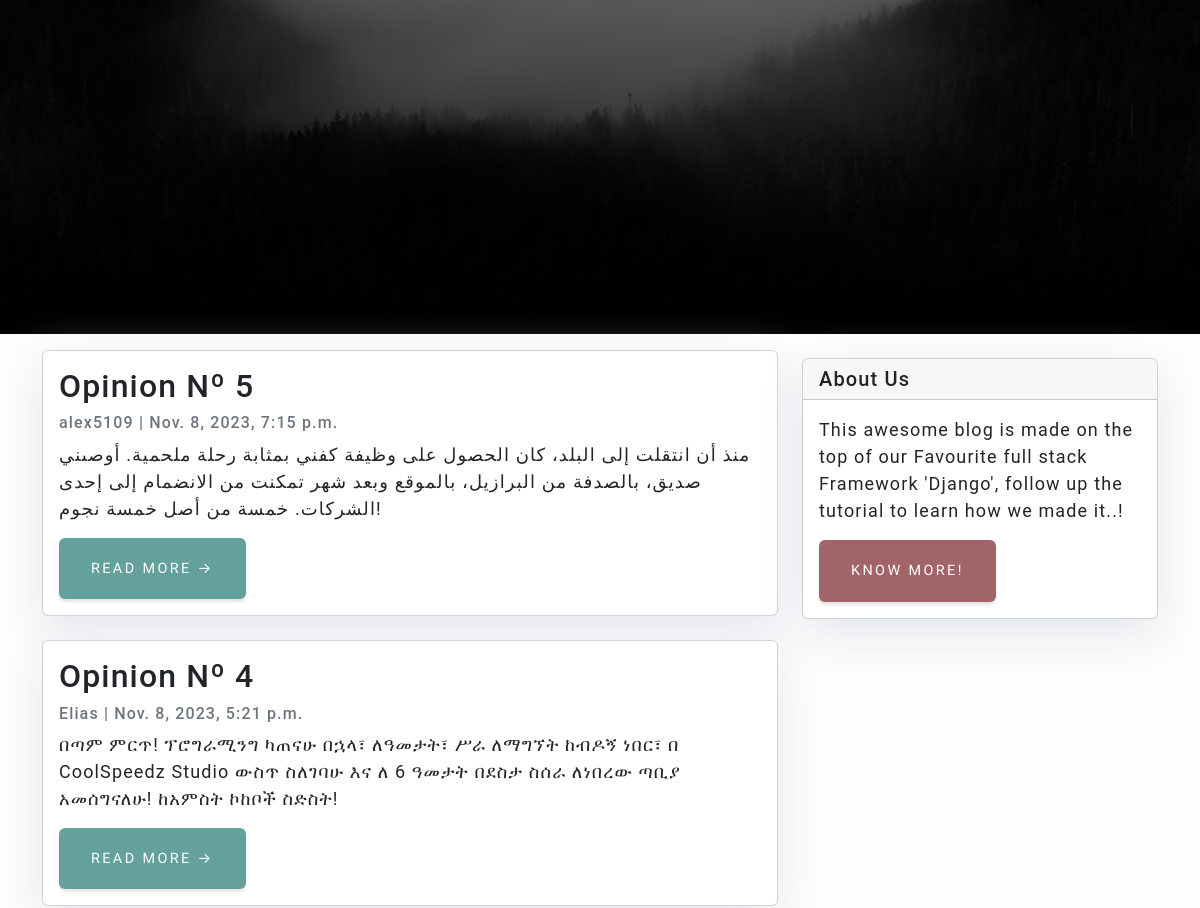
The app's page /miblog/blog/ (middle part), older data.
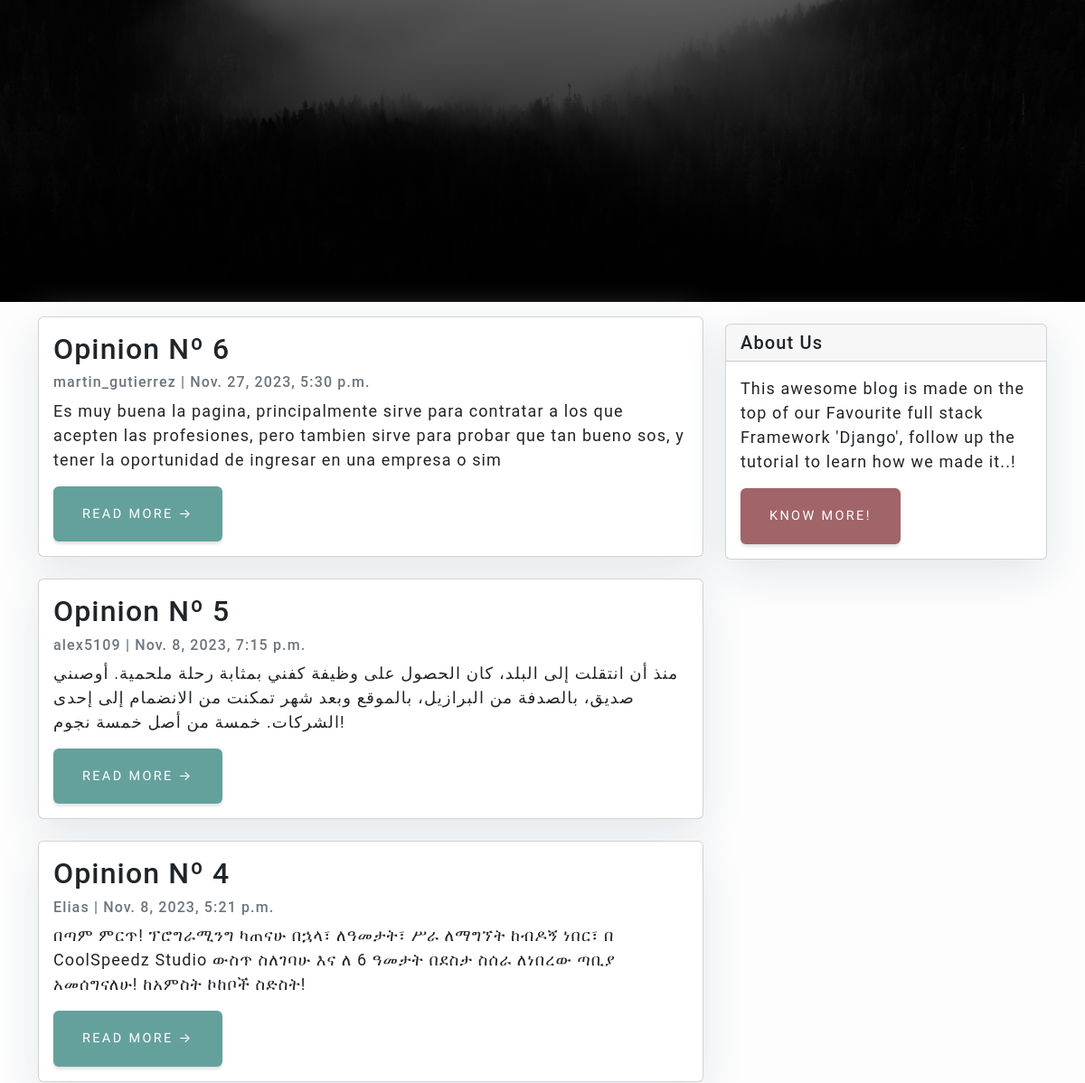
The same page, newer data.
### miblog/models.py (models this page shows, shortened)
class Post(models.Model):
    title = models.CharField(max_length=200, unique=True)
    slug = models.SlugField(max_length=200, unique=True)
    author = models.ForeignKey(User, on_delete= models.CASCADE,related_name='blog_posts')
    updated_on = models.DateTimeField(auto_now= True)
    content = models.TextField()
    created_on = models.DateTimeField(auto_now_add=True)
    status = models.IntegerField(choices=STATUS, default=0)
    class Meta:
        ordering = ['-created_on']

### miblog/views.py (the view)
# urls.py: path('blog/', views.PostList.as_view(), name='miblog-index'),
class PostList(generic.ListView):
    queryset = Post.objects.filter(status=1).order_by('-created_on')
    template_name = 'miblog/index.html'

### miblog/Templates/miblog/index.html (shortened to what this page needs)
{% extends "miblog/base.html" %}
{% block codigo_fatal2 %}
<header class="masthead">
</header>
<div class="container">
    <div class="row">
        <div class="col-md-8 mt-3 left">
            {% for post in post_list %}
            <div class="card mb-4">
                <div class="card-body">
                    <h2 class="card-title">{{ post.title }}</h2>
                    <p class="card-text text-muted h6">{{ post.author }} | {{ post.created_on}} </p>
                    <p class="card-text">{{post.content|slice:":200" }}</p>
                    <a href="{% url 'post_detail' post.slug  %}" class="btn btn-primary">Read More &rarr;</a>
                </div>
            </div>
            {% endfor %}
        </div>
        {% block sidebar %}
            {% include 'miblog/sidebar.html' %}
        {% endblock sidebar %}
    </div>
</div>
{%endblock%}

### miblog/Templates/miblog/base.html (shortened to what this page needs)
{% extends "MiApp2/index.html" %}

### MiApp2/Templates/MiApp2/index.html (shortened to what this page needs)
<!DOCTYPE html>
<html lang="en">
    <head>
        {% load static %}
        <link href={% static 'MiApp2/css/styles.css' %} rel="stylesheet" />
    </head>
    <body id="page-top">
        {% block codigo_fatal2 %} {% endblock %}
    </body>
</html>

### miblog/Templates/miblog/sidebar.html (shortened to what this page needs)
{% block sidebar %}
<div class="col-md-4 float-right ">
<div class="card my-4">
        <h5 class="card-header">About Us</h5>
    <div class="card-body">
        <p class="card-text"> This awesome blog is made on the top of our Favourite full stack Framework 'Django', follow up the tutorial to learn how we made it..!</p>
        <a href="https://djangocentral.com/building-a-blog-application-with-django"
            class="btn btn-danger">Know more!</a>
    </div>
</div>
</div>
{% endblock sidebar %}

### miblog/Templates/miblog/index.html (style rules this page uses)
body { font-family: "Roboto", sans-serif; font-size: 18px; background-color: #fdfdfd; }
.card { box-shadow: 0 16px 48px #E3E7EB; }

### miblog/Templates/miblog/sidebar.html (style rules this page uses)
.card { box-shadow: 0 16px 48px #E3E7EB; }

Row changes from the older to the newer data that the page shows:
added Post: title "Opinion Nº 6", author "martin_gutierrez", created_on "Nov. 27, 2023, 5:30 p.m.", content "Es muy buena la pagina, principalmente sirve para contratar a los que acepten las profesiones, pero tambien sirve para probar que tan bueno sos, y tener la oportunidad de ingresar en una empresa o sim"
